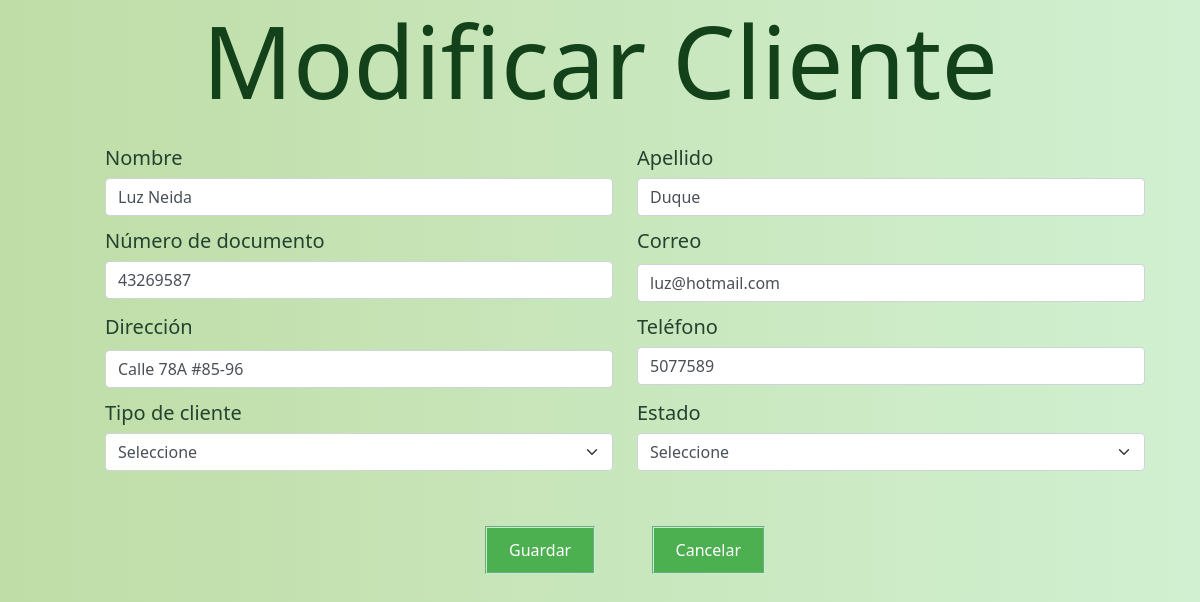
Page /actualizarCliente.php?id=31 on the committed database.
### tables this page shows
CREATE TABLE `clientes` (
  `Id_Cliente` int(11) NOT NULL,
  `Num_Documento` varchar(20) NOT NULL,
  `Nombre` varchar(30) NOT NULL,
  `Apellido` varchar(30) NOT NULL,
  `Correo` varchar(50) NOT NULL,
  `Direccion` varchar(50) NOT NULL,
  `Telefono` varchar(20) NOT NULL,
  `Tipo_Cliente` varchar(20) NOT NULL,
  `Estado_Cliente` varchar(20) NOT NULL
);

### actualizarCliente.php (the view, shortened to what this page needs)
<?php
include "Conexion_BD.php";
$id = $_GET["id"];
$clientes = "SELECT * FROM clientes WHERE Id_Cliente = '$id'";
?>
<!DOCTYPE html>
<html lang="es">
<head>
    <link rel="stylesheet" type="text/css" href="css\bootstrap.min.css">
    <link rel="stylesheet" href="css/Cliente.css">
</head>
<body>
    <div id="modCliente" class="contenedor">
        <h1>Modificar Cliente</h1>
        <form id="formulario_modCliente" class="form" action="Procesar_Clientes.php" method="post">
            <div class="row">
                <?php
                $consulta = mysqli_query($conexion, $clientes);
                while ($row = mysqli_fetch_assoc($consulta)) {
                    echo "
                    <input type='hidden' name='Id_Cliente' value='$row[Id_Cliente]'>
                    <div class='col-md-6'>
                    <label class='visually-hidden' for='autoSizingSelect'>Nombre</label>
                    <input type='text'name='Nombre' value='$row[Nombre]' class='form-control' placeholder='Nombre' pattern='[a-zA-Z]+ && [' ']+]' required>
                    </div>
                    <div class='col-md-6'>
                    <label class='visually-hidden' for='autoSizingSelect'>Apellido</label>
                    <input type='text' name='Apellido' value='$row[Apellido]' class='form-control' placeholder='Apellido' pattern='[a-zA-Z]+ && [' ']+]' required>
                    </div>
                    <div class='col-md-6'>
                    <label class='visually-hidden' for='autoSizingSelect'>Número de documento</label>
                    <input type='text' name='Documento' value='$row[Num_Documento]' class='form-control' placeholder='Número de documento' required>
                    </div>
                    <div class='col-md-6'>
                    <label for='inputEmail4' class='form-label'>Correo</label>
                    <input type='email' class='form-control' name='Correo' value='$row[Correo]' placeholder='Correo' required>
                    </div>
                    <div class='col-md-6'>
                    <label for='inputAddress' class='form-label'>Dirección</label>
                    <input type='text' class='form-control' name='Direccion' value='$row[Direccion]' placeholder='Dirección' required>
                    </div>
                    <div class='col-md-6'>
                    <label class='visually-hidden' for='autoSizingSelect'>Teléfono</label>
                    <input type='text' name='Telefono' value='$row[Telefono]' class='form-control'placeholder='Ingresa celular o fijo' title='Es necesario ingresar 7 o 10 digitos' pattern='[0-9]{7,10}' required>
                    </div>
                    <div id='tipoCliente' class='col-md-6'>
                    <label class='visually-hidden' for='autoSizingSelect'>Tipo de cliente</label>
                    <select class='form-select' name='TipoCliente' id='autoSizingSelect' required >
                        <option selected value='$row[Tipo_Cliente]'>Seleccione</option>
                    </select>
                    </div>
                    <div id='estadoCliente' class='col-md-6'>
                    <label class='visually-hidden' for='autoSizingSelect'>Estado</label>
                    <select required class='form-select' name='EstadoCliente' id='autoSizingSelect' required>
                        <option selected value='$row[Estado_Cliente]'>Seleccione</option>
                    </select>
                    </div>
                ";
                }
                ?>
            </div>
            <br>
            <div>
                <button type="submit" name="Modificar_Cliente"  class="btnModificar_Cliente">Guardar</button>
                <button type="submit" name="Cancelar" class="btn_RegresarCliente">Cancelar</button>
            </div>
        </form>
    </div>
</body>
</html>

### css/Cliente.css (style rules this page uses)
body { background: linear-gradient(to bottom, rgb(90, 230, 85), rgb(255, 255, 255)); background: linear-gradient(to left, rgb(209, 240, 209), rgb(191, 221, 166)); }
h1 { text-align: center; font-size: 100px; color: rgb(18, 65, 26); }
.form { float: right; margin-left: 100px; margin-right: 50px; font-size: 30px; color: rgb(22, 70, 40); padding: 5px; }
#formulario_modCliente { text-align: left; font-size: 20px; margin-left: 100px; margin-right: 50px; color: rgb(35, 66, 47); }
label { margin-top: 10px; margin-bottom: 5px; }
button { background-color: #4caf50; color: white; padding: 10px 22px; text-align: center; text-decoration: none; display: inline-block; font-size: 16px; border-style: groove; border-color: rgb(182, 247, 202); }
.btn_RegresarCliente, #Regresar { float: right; margin-bottom: 5px; margin-top: 25px; margin-right: 380px; }
.btnModificar_Cliente, #Modificar_Cliente { float: left; margin-bottom: 5px; margin-top: 25px; margin-left: 380px; }

### rows in the picture
clientes: Nombre "Luz Neida", Apellido "Duque", Documento "43269587", Correo "luz@hotmail.com", Direccion "Calle 78A #85-96", Telefono "5077589"
